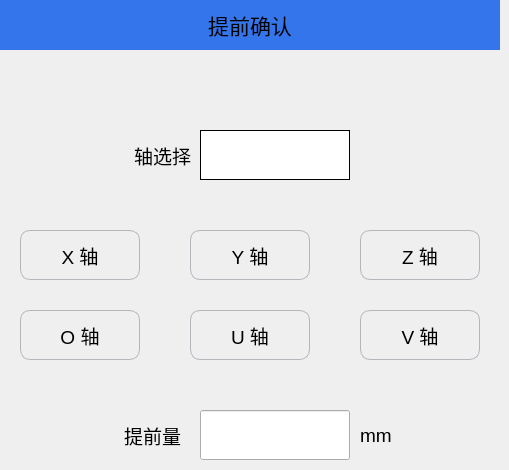
   <widget class="QWidget" name="page_21">
    <widget class="QLabel" name="label_34">
     <property name="geometry">
      <rect>
       <x>0</x>
       <y>0</y>
       <width>500</width>
       <height>50</height>
      </rect>
     </property>
     <property name="minimumSize">
      <size>
       <width>500</width>
       <height>50</height>
      </size>
     </property>
     <property name="maximumSize">
      <size>
       <width>500</width>
       <height>50</height>
      </size>
     </property>
     <property name="font">
      <font>
       <pointsize>16</pointsize>
      </font>
     </property>
     <property name="styleSheet">
      <string notr="true">QLabel{background-color:#3475EB;}</string>
     </property>
     <property name="text">
      <string>提前确认</string>
     </property>
     <property name="alignment">
      <set>Qt::AlignCenter</set>
     </property>
    </widget>
    <widget class="QPushButton" name="Btn_advConfirmZ">
     <property name="geometry">
      <rect>
       <x>360</x>
       <y>230</y>
       <width>120</width>
       <height>50</height>
      </rect>
     </property>
     <property name="minimumSize">
      <size>
       <width>120</width>
       <height>50</height>
      </size>
     </property>
     <property name="maximumSize">
      <size>
       <width>120</width>
       <height>50</height>
      </size>
     </property>
     <property name="font">
      <font>
       <pointsize>14</pointsize>
      </font>
     </property>
     <property name="styleSheet">
      <string notr="true">QPushButton
{
    border-style:solid; /*边框风格*/
    border-width:1px;/*边框宽度*/
    border-color:#B4B6BC; /*边框颜色*/
    border-radius:10px; /*边框倒角*/
}
QPushButton:pressed
{
    border-style:outset; /*边框风格*/
    background-color:qlineargradient(x1: 0, y1: 0, x2: 0, y2: 1, stop:0 #00befa, stop: 1 #0160ea);/*背景色*/
    border-width:1px;/*边框宽度*/
    border-color:#0055ff; /*边框颜色*/
    border-radius:10px; /*边框倒角*/
}</string>
     </property>
     <property name="text">
      <string>Z 轴</string>
     </property>
     <property name="iconSize">
      <size>
       <width>50</width>
       <height>50</height>
      </size>
     </property>
    </widget>
    <widget class="QPushButton" name="Btn_advConfirmO">
     <property name="geometry">
      <rect>
       <x>20</x>
       <y>310</y>
       <width>120</width>
       <height>50</height>
      </rect>
     </property>
     <property name="minimumSize">
      <size>
       <width>120</width>
       <height>50</height>
      </size>
     </property>
     <property name="maximumSize">
      <size>
       <width>120</width>
       <height>50</height>
      </size>
     </property>
     <property name="font">
      <font>
       <pointsize>14</pointsize>
      </font>
     </property>
     <property name="styleSheet">
      <string notr="true">QPushButton
{
    border-style:solid; /*边框风格*/
    border-width:1px;/*边框宽度*/
    border-color:#B4B6BC; /*边框颜色*/
    border-radius:10px; /*边框倒角*/
}
QPushButton:pressed
{
    border-style:outset; /*边框风格*/
    background-color:qlineargradient(x1: 0, y1: 0, x2: 0, y2: 1, stop:0 #00befa, stop: 1 #0160ea);/*背景色*/
    border-width:1px;/*边框宽度*/
    border-color:#0055ff; /*边框颜色*/
    border-radius:10px; /*边框倒角*/
}</string>
     </property>
     <property name="text">
      <string>O 轴</string>
     </property>
     <property name="iconSize">
      <size>
       <width>50</width>
       <height>50</height>
      </size>
     </property>
    </widget>
    <widget class="QLineEdit" name="Edit_advConfirmLength">
     <property name="geometry">
      <rect>
       <x>200</x>
       <y>410</y>
       <width>150</width>
       <height>50</height>
      </rect>
     </property>
     <property name="minimumSize">
      <size>
       <width>150</width>
       <height>50</height>
      </size>
     </property>
     <property name="maximumSize">
      <size>
       <width>150</width>
       <height>50</height>
      </size>
     </property>
     <property name="font">
      <font>
       <pointsize>14</pointsize>
      </font>
     </property>
    </widget>
    <widget class="QLabel" name="label_169">
     <property name="geometry">
      <rect>
       <x>360</x>
       <y>410</y>
       <width>51</width>
       <height>51</height>
      </rect>
     </property>
     <property name="font">
      <font>
       <pointsize>14</pointsize>
      </font>
     </property>
     <property name="text">
      <string>mm</string>
     </property>
    </widget>
    <widget class="QLabel" name="label_170">
     <property name="geometry">
      <rect>
       <x>100</x>
       <y>130</y>
       <width>91</width>
       <height>51</height>
      </rect>
     </property>
     <property name="font">
      <font>
       <pointsize>14</pointsize>
      </font>
     </property>
     <property name="text">
      <string>轴选择</string>
     </property>
     <property name="alignment">
      <set>Qt::AlignRight|Qt::AlignTrailing|Qt::AlignVCenter</set>
     </property>
    </widget>
    <widget class="QPushButton" name="Btn_advConfirmX">
     <property name="geometry">
      <rect>
       <x>20</x>
       <y>230</y>
       <width>120</width>
       <height>50</height>
      </rect>
     </property>
     <property name="minimumSize">
      <size>
       <width>120</width>
       <height>50</height>
      </size>
     </property>
     <property name="maximumSize">
      <size>
       <width>120</width>
       <height>50</height>
      </size>
     </property>
     <property name="font">
      <font>
       <pointsize>14</pointsize>
      </font>
     </property>
     <property name="styleSheet">
      <string notr="true">QPushButton
{
    border-style:solid; /*边框风格*/
    border-width:1px;/*边框宽度*/
    border-color:#B4B6BC; /*边框颜色*/
    border-radius:10px; /*边框倒角*/
}
QPushButton:pressed
{
    border-style:outset; /*边框风格*/
    background-color:qlineargradient(x1: 0, y1: 0, x2: 0, y2: 1, stop:0 #00befa, stop: 1 #0160ea);/*背景色*/
    border-width:1px;/*边框宽度*/
    border-color:#0055ff; /*边框颜色*/
    border-radius:10px; /*边框倒角*/
}</string>
     </property>
     <property name="text">
      <string>X 轴</string>
     </property>
     <property name="iconSize">
      <size>
       <width>50</width>
       <height>50</height>
      </size>
     </property>
    </widget>
    <widget class="QPushButton" name="Btn_advConfirmU">
     <property name="geometry">
      <rect>
       <x>190</x>
       <y>310</y>
       <width>120</width>
       <height>50</height>
      </rect>
     </property>
     <property name="minimumSize">
      <size>
       <width>120</width>
       <height>50</height>
      </size>
     </property>
     <property name="maximumSize">
      <size>
       <width>120</width>
       <height>50</height>
      </size>
     </property>
     <property name="font">
      <font>
       <pointsize>14</pointsize>
      </font>
     </property>
     <property name="styleSheet">
      <string notr="true">QPushButton
{
    border-style:solid; /*边框风格*/
    border-width:1px;/*边框宽度*/
    border-color:#B4B6BC; /*边框颜色*/
    border-radius:10px; /*边框倒角*/
}
QPushButton:pressed
{
    border-style:outset; /*边框风格*/
    background-color:qlineargradient(x1: 0, y1: 0, x2: 0, y2: 1, stop:0 #00befa, stop: 1 #0160ea);/*背景色*/
    border-width:1px;/*边框宽度*/
    border-color:#0055ff; /*边框颜色*/
    border-radius:10px; /*边框倒角*/
}</string>
     </property>
     <property name="text">
      <string>U 轴</string>
     </property>
     <property name="iconSize">
      <size>
       <width>50</width>
       <height>50</height>
      </size>
     </property>
    </widget>
    <widget class="QPushButton" name="Btn_advConfirmY">
     <property name="geometry">
      <rect>
       <x>190</x>
       <y>230</y>
       <width>120</width>
       <height>50</height>
      </rect>
     </property>
     <property name="minimumSize">
      <size>
       <width>120</width>
       <height>50</height>
      </size>
     </property>
     <property name="maximumSize">
      <size>
       <width>120</width>
       <height>50</height>
      </size>
     </property>
     <property name="font">
      <font>
       <pointsize>14</pointsize>
      </font>
     </property>
     <property name="styleSheet">
      <string notr="true">QPushButton
{
    border-style:solid; /*边框风格*/
    border-width:1px;/*边框宽度*/
    border-color:#B4B6BC; /*边框颜色*/
    border-radius:10px; /*边框倒角*/
}
QPushButton:pressed
{
    border-style:outset; /*边框风格*/
    background-color:qlineargradient(x1: 0, y1: 0, x2: 0, y2: 1, stop:0 #00befa, stop: 1 #0160ea);/*背景色*/
    border-width:1px;/*边框宽度*/
    border-color:#0055ff; /*边框颜色*/
    border-radius:10px; /*边框倒角*/
}</string>
     </property>
     <property name="text">
      <string>Y 轴</string>
     </property>
     <property name="iconSize">
      <size>
       <width>50</width>
       <height>50</height>
      </size>
     </property>
    </widget>
    <widget class="QPushButton" name="Btn_advConfirmV">
     <property name="geometry">
      <rect>
       <x>360</x>
       <y>310</y>
       <width>120</width>
       <height>50</height>
      </rect>
     </property>
     <property name="minimumSize">
      <size>
       <width>120</width>
       <height>50</height>
      </size>
     </property>
     <property name="maximumSize">
      <size>
       <width>120</width>
       <height>50</height>
      </size>
     </property>
     <property name="font">
      <font>
       <pointsize>14</pointsize>
      </font>
     </property>
     <property name="styleSheet">
      <string notr="true">QPushButton
{
    border-style:solid; /*边框风格*/
    border-width:1px;/*边框宽度*/
    border-color:#B4B6BC; /*边框颜色*/
    border-radius:10px; /*边框倒角*/
}
QPushButton:pressed
{
    border-style:outset; /*边框风格*/
    background-color:qlineargradient(x1: 0, y1: 0, x2: 0, y2: 1, stop:0 #00befa, stop: 1 #0160ea);/*背景色*/
    border-width:1px;/*边框宽度*/
    border-color:#0055ff; /*边框颜色*/
    border-radius:10px; /*边框倒角*/
}</string>
     </property>
     <property name="text">
      <string>V 轴</string>
     </property>
     <property name="iconSize">
      <size>
       <width>50</width>
       <height>50</height>
      </size>
     </property>
    </widget>
    <widget class="QLabel" name="label_171">
     <property name="geometry">
      <rect>
       <x>80</x>
       <y>410</y>
       <width>101</width>
       <height>51</height>
      </rect>
     </property>
     <property name="font">
      <font>
       <pointsize>14</pointsize>
      </font>
     </property>
     <property name="text">
      <string>提前量</string>
     </property>
     <property name="alignment">
      <set>Qt::AlignRight|Qt::AlignTrailing|Qt::AlignVCenter</set>
     </property>
    </widget>
    <widget class="QLabel" name="label_advConfirmSel">
     <property name="geometry">
      <rect>
       <x>200</x>
       <y>130</y>
       <width>150</width>
       <height>50</height>
      </rect>
     </property>
     <property name="minimumSize">
      <size>
       <width>150</width>
       <height>50</height>
      </size>
     </property>
     <property name="maximumSize">
      <size>
       <width>150</width>
       <height>50</height>
      </size>
     </property>
     <property name="font">
      <font>
       <pointsize>12</pointsize>
      </font>
     </property>
     <property name="styleSheet">
      <string notr="true">background-color:white;
border-style:solid; /*边框风格*/
border-width:1px;/*边框宽度*/
border-color:black; /*边框颜色*/
</string>
     </property>
     <property name="text">
      <string/>
     </property>
     <property name="alignment">
      <set>Qt::AlignCenter</set>
     </property>
    </widget>
   </widget>
